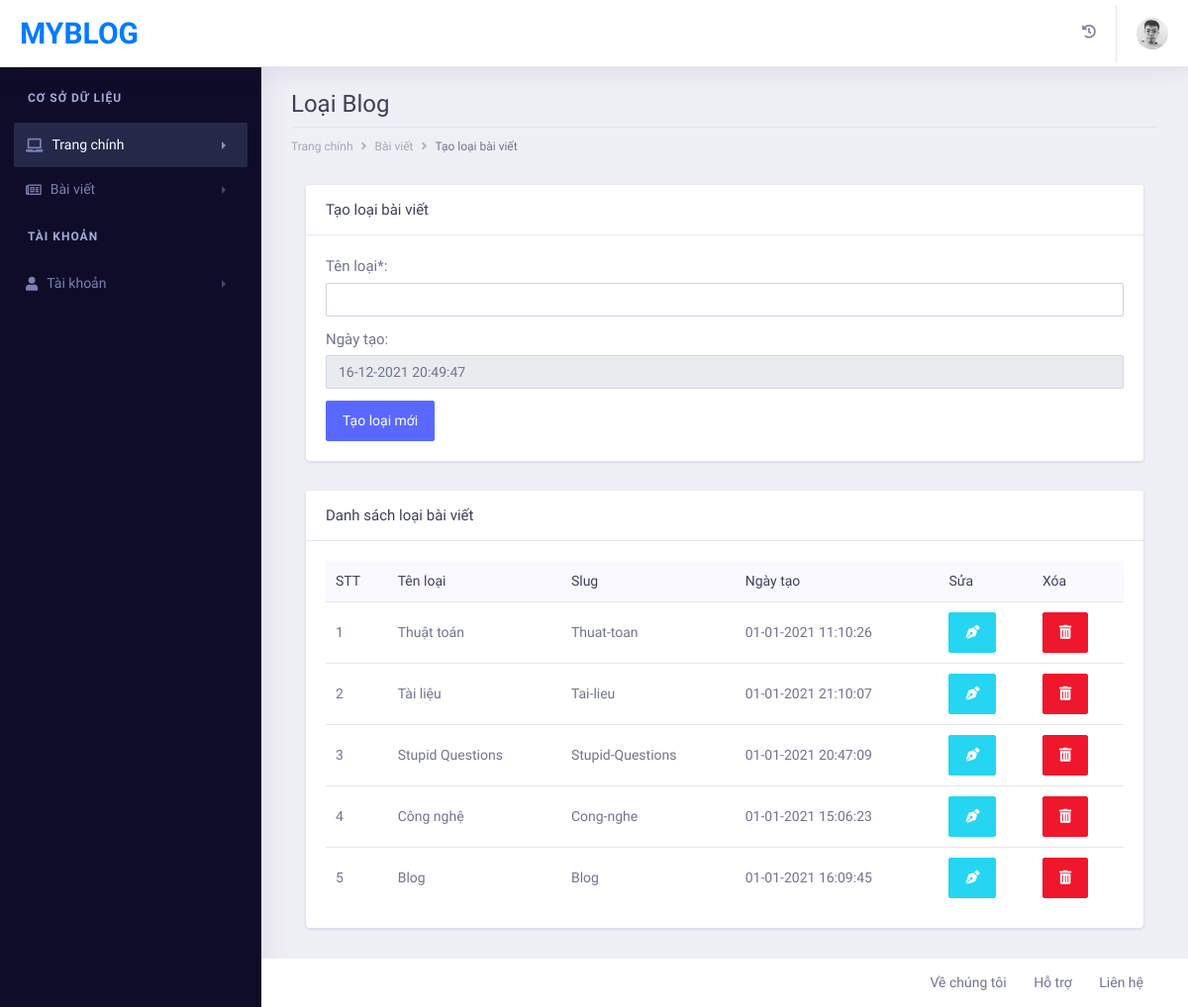
/admin/pages/blog-category.php (signed in), run on the app's committed database.
### tables this page shows
CREATE TABLE `account` (
  `id_acc` int(11) NOT NULL,
  `name` varchar(255) NOT NULL,
  `email` varchar(255) NOT NULL,
  `password` varchar(255) NOT NULL,
  `phone` varchar(50) NOT NULL,
  `address` varchar(255) NOT NULL,
  `image` varchar(255) NOT NULL,
  `date_create` datetime NOT NULL,
  `level` tinyint(1) NOT NULL
);

CREATE TABLE `type_blog` (
  `id_type` int(11) NOT NULL,
  `typename` varchar(100) NOT NULL,
  `slug_type` varchar(100) NOT NULL,
  `date_create` datetime NOT NULL
);

### admin/pages/blog-category.php (the view, shortened to what this page needs)
<?php
    if(isset($_SESSION['user']) && isset($_SESSION['level']))
    {
        $level = $_SESSION['level'];
        include('includes/header.php');
        include('includes/navbar.php');
        include('includes/left-sidebar.php');
?>
<body>
        <div class="dashboard-wrapper">
            <div class="dashboard-ecommerce">
                <div class="container-fluid dashboard-content " >
                    <div class="row">
                        <div class="col-xl-12 col-lg-12 col-md-12 col-sm-12 col-12">
                            <div class="page-header" >
                                <h2 class="pageheader-title" style="font-family: 'Roboto Condensed', sans-serif;">Loại Blog
                                </h2>
                                <div class="page-breadcrumb">
                                    <nav aria-label="breadcrumb">
                                        <ol class="breadcrumb">
                                            <li class="breadcrumb-item"><a href="index.php" class="breadcrumb-link">Trang chính</a></li>
                                            <li class="breadcrumb-item"><a href="blog.php" class="breadcrumb-link">Bài viết</a></li>
                                            <li class="breadcrumb-item active" aria-current="page">Tạo loại bài viết</li>
                                        </ol>
                                    </nav>
                                </div>
                            </div>
                        </div>
                    </div>
                    <div class="ecommerce-widget">
                        <div class="col-xl-12 col-lg-12 col-md-6 col-sm-12 col-12">
                            <div class="card">
                                <h5 class="card-header" style="font-family: 'Roboto Condensed', sans-serif;">Tạo loại bài viết</h5>
                                <div class="card-body">
                                    <div class="row">
                                        <div class="col-lg-12 col-sm-12 col-xs-12">
                                            <form method="POST">
                                                <div class="form-group">
                                                    <label>Tên loại*:</label>
                                                    <input type="text" name="name_type" class="form-control">
                                                </div>
                                                <div class="form-group">
                                                    <label>Ngày tạo:</label>
                                                    <input type="text" name="date_create" class="form-control" value="<?php echo date('d-m-Y H:i:s'); ?>" disabled>
                                                </div>
                                    <?php
                                        if($level == 1)
                                        {
                                            echo "<button type='submit' class='btn btn-primary' name='save'>Tạo loại mới</button>";
                                        }
                                        else
                                        {
                                            echo "<button type='submit' class='btn btn-primary' disabled>Tạo loại mới</button>";
                                        }
                                    ?>
                                            </form>
                                        </div>
                                    </div>
                                </div>
                            </div>
                        </div>
                        <div class="col-xl-12 col-lg-12 col-md-6 col-sm-12 col-12">
                            <div class="card">
                                <h5 class="card-header" style="font-family: 'Roboto Condensed', sans-serif;">Danh sách loại bài viết
                                </h5>
                                <div class="card-body">
                                    <div class="table-responsive">
                                        <table class="table">
                                            <thead class="bg-light">
                                                <tr class="border-0">
                                                    <th class="border-0" style="font-family: 'Roboto Condensed', sans-serif;">STT</th>
                                                    <th class="border-0" style="font-family: 'Roboto Condensed', sans-serif;">Tên loại</th>
                                                    <th class="border-0" style="font-family: 'Roboto Condensed', sans-serif;">Slug</th>
                                                    <th class="border-0" style="font-family: 'Roboto Condensed', sans-serif;">Ngày tạo</th>
                                                    <th class="border-0" style="font-family: 'Roboto Condensed', sans-serif;">Sửa</th>
                                                    <th class="border-0" style="font-family: 'Roboto Condensed', sans-serif;">Xóa</th>
                                                </tr>
                                            </thead>
                                            <tbody>
                            <?php
                                $typeb = "SELECT * FROM type_blog ORDER BY typename DESC";
                                $rs_typeb = mysqli_query($conn, $typeb);
                                $count = 0;
                                while ($row_typeb = mysqli_fetch_array($rs_typeb))
                                {
                                    $count++;
                            ?>
                                                <tr>
                                                    <td><?php echo $count; ?></td>
                                                    <td><?php echo $row_typeb['typename']; ?></td>
                                                    <td><?php echo $row_typeb['slug_type']; ?></td>
                                                    <td>
                                                    <?php
                                                        $date = date_create($row_typeb['date_create']);
                                                        echo date_format($date, "d-m-Y H:i:s");
                                                    ?>
                                                    </td>
                                            <?php
                                                if($level == 1)
                                                {
                                            ?>
                                                    <td><a href="edit-blog-category.php.php?id=<?php echo $row_typeb['id_type']; ?>" class="btn btn-info"><i class="fas fa-pen-nib"></i></a></td>
                                                    <td><a href="blog-category.php?id=<?php echo $row_typeb['id_type']; ?>" onclick="return confirm('Dữ liệu này sẽ được xóa vĩnh viễn. Đồng ý?');" class="btn btn-danger"><i class="fas fa-trash-alt"></i></a></td>
                                            <?php
                                                }
                                                else
                                                {
                                            ?>
                                                    <td><button type="button" class="btn btn-info" disabled><i class="fas fa-pen-nib"></i></button></td>
                                                    <td><button type="button" class="btn btn-danger" disabled><i class="fas fa-trash-alt"></i></button></td>
                                            <?php
                                                }
                                            ?>
                                                </tr>
                            <?php
                                }
                            ?>
                                            </tbody>
                                        </table>
                                    </div>
                                </div>
                            </div>
                        </div>
                    </div>
                </div>
            </div>
<?php
        include('includes/footer.php');
    }
    else
    {
        echo "<script> location.href='login.php'; </script>";
    }
?>

### admin/pages/includes/header.php (shortened to what this page needs)
<!doctype html>
<html lang="en">
<head>
    <link rel="stylesheet" href="../assets/vendor/bootstrap/css/bootstrap.min.css">
    <link href="../assets/vendor/fonts/circular-std/style.css" rel="stylesheet">
    <link rel="stylesheet" href="../assets/libs/css/style.css">
    <link rel="stylesheet" href="../assets/vendor/fonts/fontawesome/css/fontawesome-all.css">
    <link rel="stylesheet" href="../assets/vendor/charts/chartist-bundle/chartist.css">
    <link rel="stylesheet" href="../assets/vendor/charts/morris-bundle/morris.css">
    <link rel="stylesheet" href="../assets/vendor/fonts/material-design-iconic-font/css/materialdesignicons.min.css">
    <link rel="stylesheet" href="../assets/vendor/charts/c3charts/c3.css">
    <link rel="stylesheet" href="../assets/vendor/fonts/flag-icon-css/flag-icon.min.css">
    <link rel="stylesheet" href="https://use.fontawesome.com/releases/v5.7.2/css/all.css">
</head>

### admin/pages/includes/navbar.php (shortened to what this page needs)
<?php
    if(isset($_SESSION['user']) && isset($_SESSION['level']))
    {
        $email = $_SESSION['user'];
        $user = "SELECT image, name FROM account WHERE email = '$email'";
        $rs_user = mysqli_query($conn, $user);
        $row_user = mysqli_fetch_array($rs_user);
        $avatar = $row_user['image'];
    }
?>
    <div class="dashboard-main-wrapper">
        <div class="dashboard-header">
            <nav class="navbar navbar-expand-lg bg-white fixed-top">
                <a class="navbar-brand" href="index.php">MYBLOG</a>
                <div class="collapse navbar-collapse " id="navbarSupportedContent">
                    <ul class="navbar-nav ml-auto navbar-right-top">
                        <li class="nav-item dropdown notification">
                            <a class="nav-link nav-icons" href="#" id="navbarDropdownMenuLink1" data-toggle="dropdown" aria-haspopup="true" aria-expanded="false"><i class="fas fa-history"></i></a>
                        </li>
                        <li class="nav-item dropdown nav-user">
                            <a class="nav-link nav-user-img" href="#" id="navbarDropdownMenuLink2" data-toggle="dropdown" aria-haspopup="true" aria-expanded="false"><img src="public/images/avatars/<?php echo $avatar; ?>" alt="" class="user-avatar-md rounded-circle"></a>
                        </li>
                    </ul>
                </div>
            </nav>
        </div>

### admin/pages/includes/left-sidebar.php (shortened to what this page needs)
<div class="nav-left-sidebar sidebar-dark">
    <div class="menu-list">
        <nav class="navbar navbar-expand-lg navbar-light">
            <div class="collapse navbar-collapse" id="navbarNav">
                <ul class="navbar-nav flex-column">
                    <li class="nav-divider">
                        CƠ SỞ DỮ LIỆU
                    </li>
                    <li class="nav-item">
                        <a class="nav-link active" href="#" data-toggle="collapse" aria-expanded="false" data-target="#submenu-5" aria-controls="submenu-5">
                            <i class="fas fa-laptop"></i>Trang chính
                        </a>
                    </li>
                    <li class="nav-item">
                        <a class="nav-link" href="#" data-toggle="collapse" aria-expanded="false" data-target="#submenu-3" aria-controls="submenu-3"><i class="far fa-newspaper"></i>Bài viết</a>
                    </li>
                    <li class="nav-divider">
                        Tài khoản
                    </li>
                    <li class="nav-item">
                        <a class="nav-link" href="#" data-toggle="collapse" aria-expanded="false" data-target="#submenu-6" aria-controls="submenu-6"><i class="fas fa-user"></i> Tài khoản </a>
                    </li>
                </ul>
            </div>
        </nav>
    </div>
</div>

### admin/pages/includes/footer.php (shortened to what this page needs)
            <div class="footer">
                <div class="container-fluid">
                    <div class="row d-flex justify-content-center align-items-center">
                        <div class="col-xl-6 col-lg-6 col-md-6 col-sm-12 col-12">
                        </div>
                        <div class="col-xl-6 col-lg-6 col-md-6 col-sm-12 col-12">
                            <div class="text-md-right footer-links d-none d-sm-block">
                                <a href="#">Về chúng tôi</a>
                                <a href="#">Hỗ trợ</a>
                                <a href="#">Liên hệ</a>
                            </div>
                        </div>
                    </div>
                </div>
            </div>
        </div>
    </div>
</body>
</html>

### admin/pages/includes/header.php (style rules this page uses)
body { font-family: 'Roboto Condensed', sans-serif; }

### data on the page
account: image (picture)
type_blog: typename "Thuật toán", slug_type "Thuat-toan", date_create "01-01-2021 11:10:26"
type_blog: typename "Tài liệu", slug_type "Tai-lieu", date_create "01-01-2021 21:10:07"
type_blog: typename "Stupid Questions", slug_type "Stupid-Questions", date_create "01-01-2021 20:47:09"
type_blog: typename "Công nghệ", slug_type "Cong-nghe", date_create "01-01-2021 15:06:23"
type_blog: typename "Blog", slug_type "Blog", date_create "01-01-2021 16:09:45"
